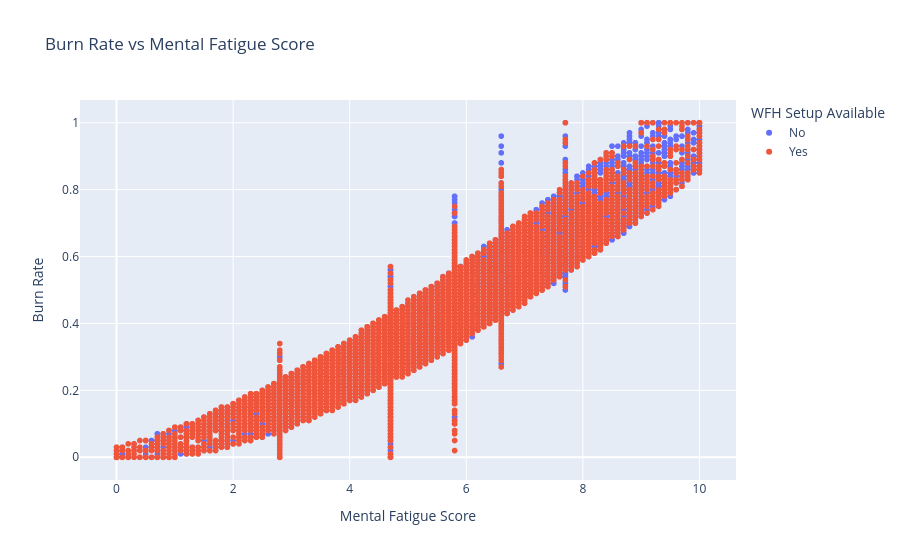

Here is the notebook cell this chart was saved with:
### Markdown cell above
## **Average Burn Rate by Designation (Line Chart)**

Burn rate increases steadily with designation level. Employees at higher designation levels tend to experience significantly higher burnout. This suggests that increased responsibility and workload associated with senior roles contribute to higher stress levels.

### Code cell
fig = px.scatter(
    df,
    x='Mental Fatigue Score',
    y='Burn Rate',
    color='WFH Setup Available',
    title='Burn Rate vs Mental Fatigue Score',
    hover_data=[
        'Employee ID',
        'Gender',
        'Company Type',
        'Resource Allocation',
        'Designation'
    ]
)

fig.show()

### Figure 1 — Plotly figure (JSON) as saved in the notebook; plotly's stock layout.template omitted (floating-point values rounded to 4 significant figures; data arrays with more than 128 entries replaced by an {"elided": "..."} marker saying what was removed)
{"data": [{"customdata": {"elided": "9941x5 mixed values"}, "hovertemplate": "WFH Setup Available=No<br>Mental Fatigue Score=%{x}<br>Burn Rate=%{y}<br>Employee ID=%{customdata[0]}<br>Gender=%{customdata[1]}<br>Company Type=%{customdata[2]}<br>Resource Allocation=%{customdata[3]}<br>Designation=%{customdata[4]}<extra></extra>", "legendgroup": "No", "marker": {"color": "#636efa", "symbol": "circle"}, "mode": "markers", "name": "No", "showlegend": true, "type": "scattergl", "x": {"elided": "9941 float values"}, "xaxis": "x", "y": {"elided": "9941 float values"}, "yaxis": "y"}, {"customdata": {"elided": "11685x5 mixed values"}, "hovertemplate": "WFH Setup Available=Yes<br>Mental Fatigue Score=%{x}<br>Burn Rate=%{y}<br>Employee ID=%{customdata[0]}<br>Gender=%{customdata[1]}<br>Company Type=%{customdata[2]}<br>Resource Allocation=%{customdata[3]}<br>Designation=%{customdata[4]}<extra></extra>", "legendgroup": "Yes", "marker": {"color": "#EF553B", "symbol": "circle"}, "mode": "markers", "name": "Yes", "showlegend": true, "type": "scattergl", "x": {"elided": "11685 float values"}, "xaxis": "x", "y": {"elided": "11685 float values"}, "yaxis": "y"}], "layout": {"legend": {"title": {"text": "WFH Setup Available"}, "tracegroupgap": 0}, "title": {"text": "Burn Rate vs Mental Fatigue Score"}, "xaxis": {"anchor": "y", "domain": [0, 1], "title": {"text": "Mental Fatigue Score"}}, "yaxis": {"anchor": "x", "domain": [0, 1], "title": {"text": "Burn Rate"}}}}
